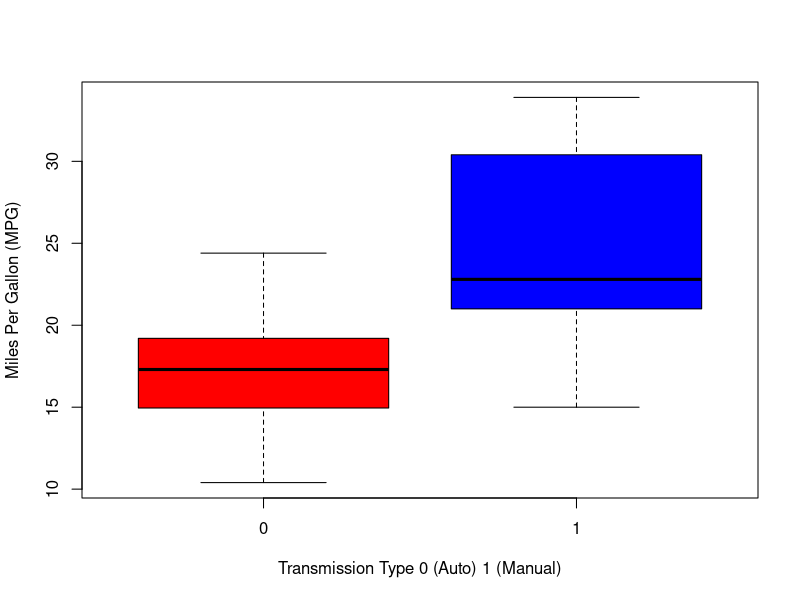

Write R code to recreate this figure. (Note: this script raises an error after producing the figure.)
## ---- chunk 1
knitr::opts_chunk$set(echo = TRUE)
## ---- chunk 2
library(datasets)
data(mtcars)
head(mtcars)
## ---- chunk 3
result <- t.test(mtcars$mpg ~ mtcars$am)
result
## ---- chunk 4
result$p.value
## ---- chunk 5
result$estimate
## ---- chunk 6
mtcars$vs <- as.factor(mtcars$vs)
mtcars$am <- as.factor(mtcars$am)
boxplot(mpg ~ am,
data=mtcars,
ylab="Miles Per Gallon (MPG)",
xlab="Transmission Type 0 (Auto) 1 (Manual)",
col=(c("red","blue")))
## ---- chunk 7
fit <- lm(mpg ~ factor(am), data=mtcars)
summary(fit)
## ---- chunk 8
data(mtcars)
fit2 <- lm(mpg ~ ., data=mtcars)
summary(fit2)
## ---- chunk 9
cor(mtcars)[1,]
## ---- chunk 10
fit3 <- lm(mpg ~ wt+hp+disp+cyl+am, data=mtcars)
summary(fit3)
## ---- chunk 11
par(mfrow = c(2,2))
plot(fit3)
